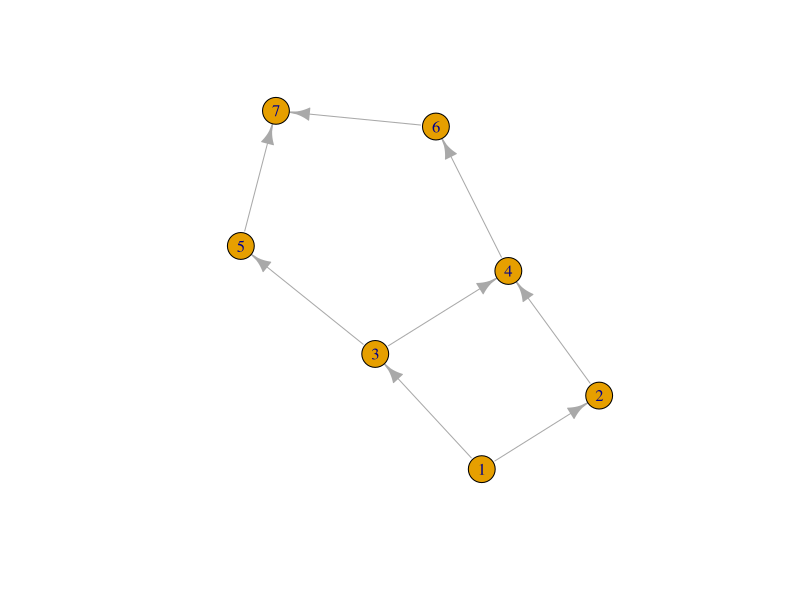

This figure's R source:
library(igraph)

#' monta o grafo
G <- make_graph(c(1,2, 1,3, 2,4, 3,4, 3,5, 4,6, 5,7, 6,7), directed = T)

plot(G)

print("aaa")

d <- c(1,4,5,7,2,1,1)

p<- all_simple_paths(G, from = 1, to = 7)

# pega o primeiro caminho do all_simple_path
print(p[[1]])

# pega o subset do vetor de duracao do primeiro caminho do all_simple_path
print(d[p[[1]]])

# faz a soma da duracao
print(sum(d[p[[1]]]))